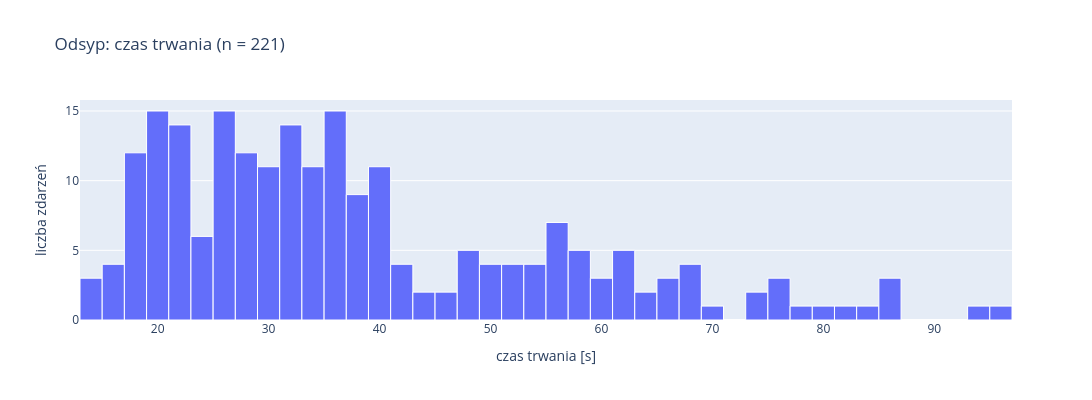
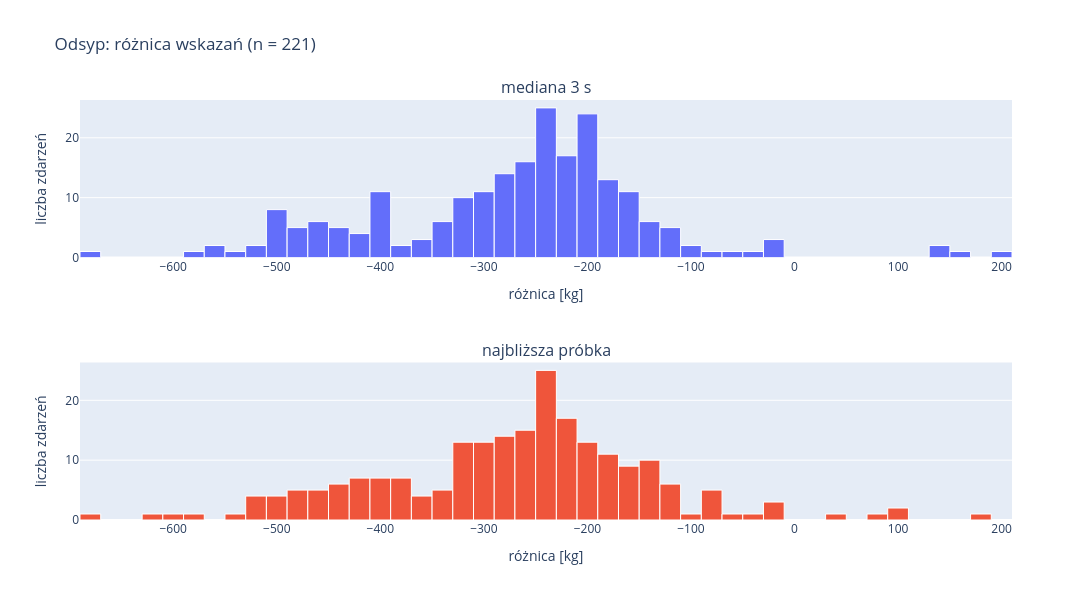
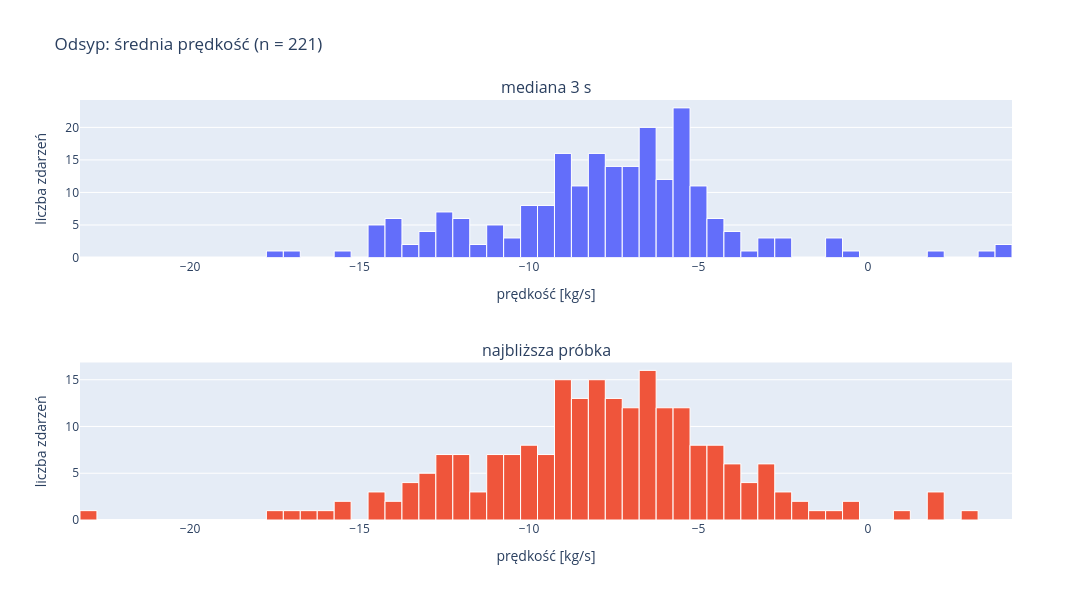

Notebook code for these charts, in order:
### Markdown cell above
## Odsypy

Prędkość odsypu policzona dodatkowo (przyda się przy wyliczaniu mas przy kolizjach). Czas trwania nie zależy od metody.

### Code cell
dispense = table[(table["role"] == "odsyp") & ~table["collision"]]

display(histogram(events.loc[events["role"] == "odsyp", "duration_s"], "Odsyp: czas trwania", "czas trwania [s]", DURATION_BIN_S, FIGURE_WIDTH))
display(method_histograms(dispense, "difference_kg", "Odsyp: różnica wskazań", "różnica [kg]", DIFFERENCE_BIN_KG, FIGURE_WIDTH))
display(method_histograms(dispense, "rate_kg_s", "Odsyp: średnia prędkość", "prędkość [kg/s]", RATE_BIN_KG_S, FIGURE_WIDTH))

### Figure 1 — Plotly figure (JSON) as saved in the notebook; plotly's stock layout.template omitted (floating-point values rounded to 4 significant figures; data arrays with more than 128 entries replaced by an {"elided": "..."} marker saying what was removed)
{"data": [{"marker": {"line": {"color": "white", "width": 1}}, "type": "histogram", "x": {"elided": "221 float values"}, "xbins": {"size": 2, "start": 11}}], "layout": {"bargap": 0, "height": 400, "title": {"text": "Odsyp: czas trwania (n = 221)"}, "width": 1200, "xaxis": {"title": {"text": "czas trwania [s]"}}, "yaxis": {"title": {"text": "liczba zdarzeń"}}}}

### Figure 2 — Plotly figure (JSON) as saved in the notebook; plotly's stock layout.template omitted (floating-point values rounded to 4 significant figures; data arrays with more than 128 entries replaced by an {"elided": "..."} marker saying what was removed)
{"data": [{"marker": {"line": {"color": "white", "width": 1}}, "type": "histogram", "x": {"elided": "221 float values"}, "xaxis": "x", "xbins": {"size": 20, "start": -690}, "yaxis": "y"}, {"marker": {"line": {"color": "white", "width": 1}}, "type": "histogram", "x": {"elided": "221 float values"}, "xaxis": "x2", "xbins": {"size": 20, "start": -690}, "yaxis": "y2"}], "layout": {"annotations": [{"font": {"size": 16}, "showarrow": false, "text": "mediana 3 s", "x": 0.5, "xanchor": "center", "xref": "paper", "y": 1, "yanchor": "bottom", "yref": "paper"}, {"font": {"size": 16}, "showarrow": false, "text": "najbliższa próbka", "x": 0.5, "xanchor": "center", "xref": "paper", "y": 0.375, "yanchor": "bottom", "yref": "paper"}], "bargap": 0, "height": 600, "showlegend": false, "title": {"text": "Odsyp: różnica wskazań (n = 221)"}, "width": 1200, "xaxis": {"anchor": "y", "domain": [0, 1], "matches": "x2", "showticklabels": true, "title": {"text": "różnica [kg]"}}, "xaxis2": {"anchor": "y2", "domain": [0, 1], "showticklabels": true, "title": {"text": "różnica [kg]"}}, "yaxis": {"anchor": "x", "domain": [0.625, 1], "title": {"text": "liczba zdarzeń"}}, "yaxis2": {"anchor": "x2", "domain": [0, 0.375], "title": {"text": "liczba zdarzeń"}}}}

### Figure 3 — Plotly figure (JSON) as saved in the notebook; plotly's stock layout.template omitted (floating-point values rounded to 4 significant figures; data arrays with more than 128 entries replaced by an {"elided": "..."} marker saying what was removed)
{"data": [{"marker": {"line": {"color": "white", "width": 1}}, "type": "histogram", "x": {"elided": "221 float values"}, "xaxis": "x", "xbins": {"size": 0.5, "start": -17.75}, "yaxis": "y"}, {"marker": {"line": {"color": "white", "width": 1}}, "type": "histogram", "x": {"elided": "221 float values"}, "xaxis": "x2", "xbins": {"size": 0.5, "start": -23.25}, "yaxis": "y2"}], "layout": {"annotations": [{"font": {"size": 16}, "showarrow": false, "text": "mediana 3 s", "x": 0.5, "xanchor": "center", "xref": "paper", "y": 1, "yanchor": "bottom", "yref": "paper"}, {"font": {"size": 16}, "showarrow": false, "text": "najbliższa próbka", "x": 0.5, "xanchor": "center", "xref": "paper", "y": 0.375, "yanchor": "bottom", "yref": "paper"}], "bargap": 0, "height": 600, "showlegend": false, "title": {"text": "Odsyp: średnia prędkość (n = 221)"}, "width": 1200, "xaxis": {"anchor": "y", "domain": [0, 1], "matches": "x2", "showticklabels": true, "title": {"text": "prędkość [kg/s]"}}, "xaxis2": {"anchor": "y2", "domain": [0, 1], "showticklabels": true, "title": {"text": "prędkość [kg/s]"}}, "yaxis": {"anchor": "x", "domain": [0.625, 1], "title": {"text": "liczba zdarzeń"}}, "yaxis2": {"anchor": "x2", "domain": [0, 0.375], "title": {"text": "liczba zdarzeń"}}}}
